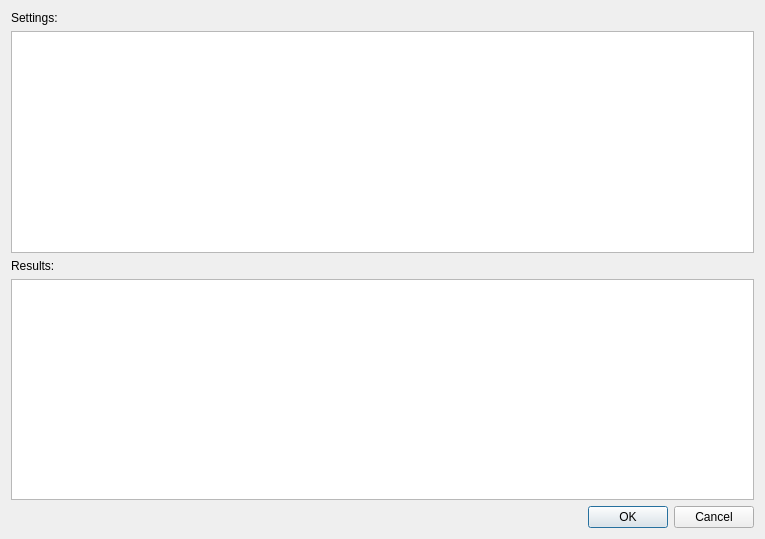
<?xml version="1.0" encoding="UTF-8"?>
<ui version="4.0">
 <class>DiagResultDialog</class>
 <widget class="QDialog" name="DiagResultDialog">
  <property name="geometry">
   <rect>
    <x>0</x>
    <y>0</y>
    <width>765</width>
    <height>539</height>
   </rect>
  </property>
  <property name="windowTitle">
   <string>Dialog</string>
  </property>
  <layout class="QVBoxLayout" name="verticalLayout">
   <item>
    <widget class="QLabel" name="label">
     <property name="text">
      <string>Settings:</string>
     </property>
    </widget>
   </item>
   <item>
    <widget class="QTableWidget" name="settingsTableWidget"/>
   </item>
   <item>
    <widget class="QLabel" name="label_2">
     <property name="text">
      <string>Results:</string>
     </property>
    </widget>
   </item>
   <item>
    <widget class="QTableWidget" name="resultsTableWidget"/>
   </item>
   <item>
    <widget class="QDialogButtonBox" name="buttonBox">
     <property name="orientation">
      <enum>Qt::Horizontal</enum>
     </property>
     <property name="standardButtons">
      <set>QDialogButtonBox::Cancel|QDialogButtonBox::Ok</set>
     </property>
    </widget>
   </item>
  </layout>
 </widget>
 <resources/>
 <connections>
  <connection>
   <sender>buttonBox</sender>
   <signal>accepted()</signal>
   <receiver>DiagResultDialog</receiver>
   <slot>accept()</slot>
   <hints>
    <hint type="sourcelabel">
     <x>248</x>
     <y>254</y>
    </hint>
    <hint type="destinationlabel">
     <x>157</x>
     <y>274</y>
    </hint>
   </hints>
  </connection>
  <connection>
   <sender>buttonBox</sender>
   <signal>rejected()</signal>
   <receiver>DiagResultDialog</receiver>
   <slot>reject()</slot>
   <hints>
    <hint type="sourcelabel">
     <x>316</x>
     <y>260</y>
    </hint>
    <hint type="destinationlabel">
     <x>286</x>
     <y>274</y>
    </hint>
   </hints>
  </connection>
 </connections>
</ui>
